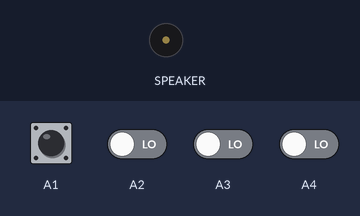
This program was run on a simulated Circuit Playground running CircuitPython. Shown: buzzer (waves = sounding). The inputs (shaded band) are chosen by the test bench; at power-on: A1–4 LOW. Touch pads read as touched when driven HIGH.

Above: at 1.2 s.
1.3 s: A1 pulled HIGH for 0.15 s
At 1.55 s:
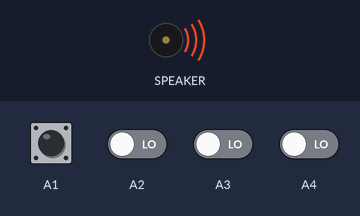
Timing chart, 0 to 4.3 s (numbered marks = the images above; inputs shaded):
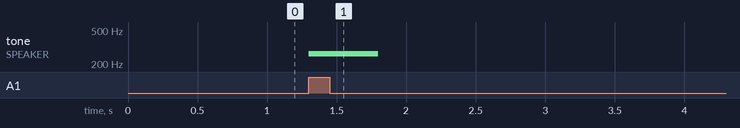

The program:

capacitiveTouch.py
```python
from adafruit_circuitplayground.express import cpx

while True:
    if cpx.touch_A1:
       cpx.play_tone(262, 0.5)

    if cpx.touch_A2:
       cpx.play_tone(294, 0.5)

    if cpx.touch_A3:
       cpx.play_tone(330, 0.5)

    if cpx.touch_A4:
       cpx.play_tone(349, 0.5)
    
```

Measured:
- after the input at 1.3 s, tone on SPEAKER: silent → 262 Hz at once, → silent 0.50 s later
